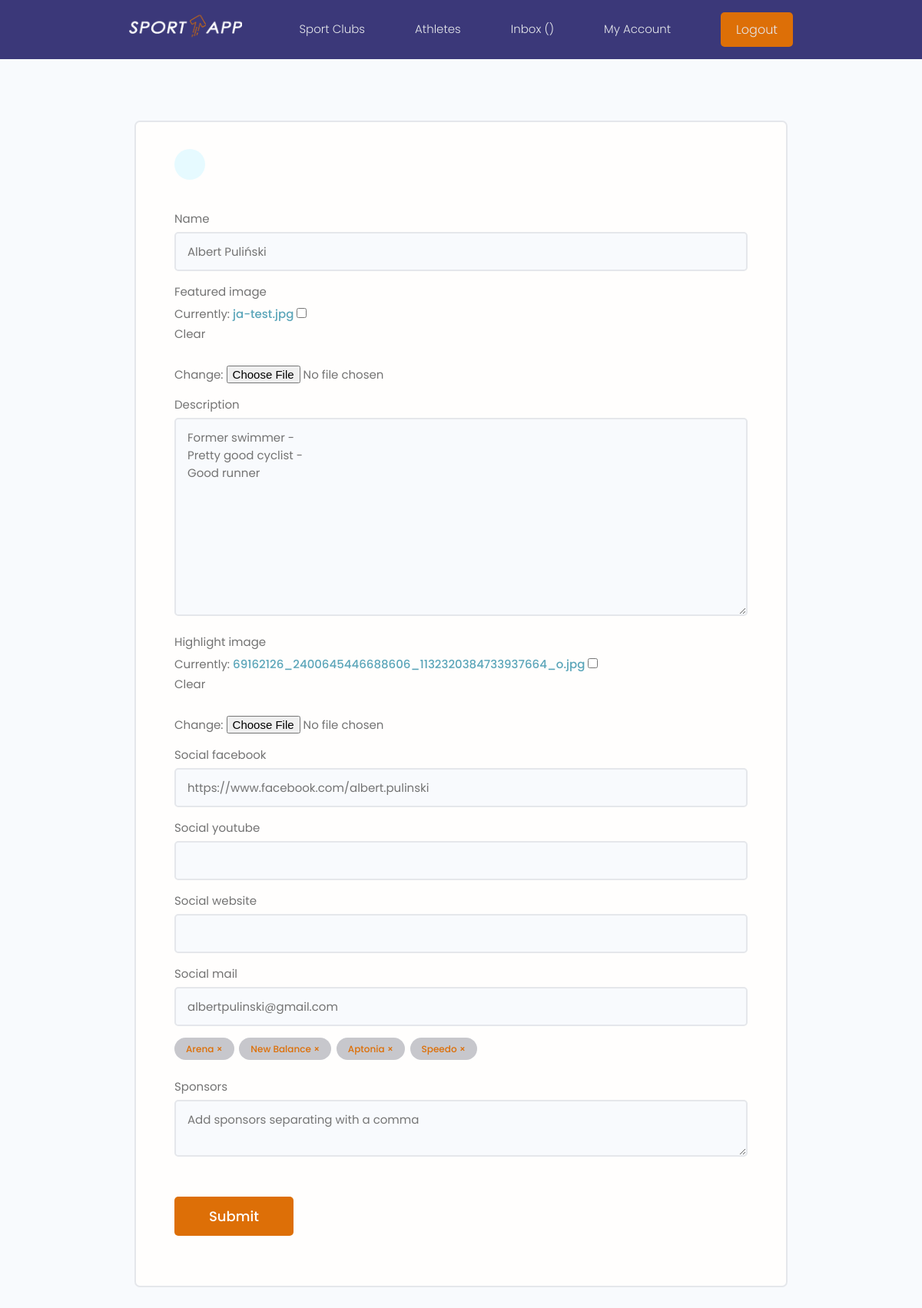
Page /athletes/update-athlete/616b9b0391244247bbc015c8776c5479/ (signed in) on the committed database.
### athletes/models.py (models this page shows, shortened)
class Athlete(models.Model):
    club = models.ForeignKey(Profile, null=True, blank=True, on_delete=models.CASCADE)
    name = models.CharField(max_length=200)
    description = models.TextField(null=True, blank=True)
    featured_image = models.ImageField(
        null=True, blank=True, default="athlete-default.png")
    highlight_image = models.ImageField(
        null=True, blank=True, default=None)
    sponsors = models.ManyToManyField('Sponsor', blank=True)
    social_facebook = models.CharField(max_length=200, blank=True, null=True)
    social_youtube = models.CharField(max_length=200, blank=True, null=True)
    social_website = models.CharField(max_length=200, blank=True, null=True)
    social_mail = models.CharField(max_length=200, blank=True, null=True)
    created = models.DateTimeField(auto_now_add=True)
    id = models.UUIDField(default=uuid.uuid4, unique=True, primary_key=True,
                        editable=False)
    class Meta:
        ordering = ['created']

class Sponsor(models.Model):
    name = models.CharField(max_length=200)
    created = models.DateTimeField(auto_now_add=True)
    id = models.UUIDField(default=uuid.uuid4, unique=True, primary_key=True,
                        editable=False)

### athletes/views.py (the view, shortened to what this page needs)
# urls.py: path('update-athlete/<str:pk>/', views.updateAthlete, name="update-athlete"),
@login_required(login_url="login")
def updateAthlete(request, pk):
    profile = request.user.profile
    athlete = profile.athlete_set.get(id=pk)
    form = AthleteForm(instance=athlete)
    context = {'form': form, 'athlete': athlete}
    return render(request, "athletes/athlete_form.html", context)

### athletes/forms.py
class AthleteForm(ModelForm):
    class Meta:
        model = Athlete
        fields = ['name', 'featured_image', 'description', 'highlight_image',
                'social_facebook', 'social_youtube', 'social_website', 'social_mail']
    def __init__(self, *args, **kwargs):
        super(AthleteForm, self).__init__(*args, **kwargs)
        for name, field in self.fields.items():
            field.widget.attrs.update({'class':'input'})

### athletes/templates/athletes/athlete_form.html (shortened to what this page needs)
{% extends 'main.html' %}
{% block content %}
    <main class="formPage my-xl">
        <div class="content-box">
            <div class="formWrapper">
                <a class="backButton" href="{% url 'account' %}"></a>
                <br>
                <form class="form" method="POST" enctype="multipart/form-data">
                    {% for field in form %}
                    <div class="form__field">
                        <label for="formInput#text">{{field.label}}</label>
                        {{field}}
                    </div>
                    {% endfor %}
                    <div class="form__field">
                        {% for sponsor in athlete.sponsors.all %}
                        <div class="athlete-sponsor sponsor sponsor--pill sponsor--main" data-sponsor="{{sponsor.id}}"
                            data-athlete="{{athlete.id}}">{{sponsor.name}} &#215;</div>
                        {% endfor %}
                    </div>
                    <div class="form__field">
                        <label for="formInput#text">Sponsors</label>
                        <textarea class="input" name="sponsors" placeholder="Add sponsors separating with a comma"></textarea>
                    </div>
                    <input class="btn btn--sub btn--lg  my-md" type="submit" value="Submit" />
                </form>
            </div>
        </div>
    </main>
{% endblock %}

### static/styles/app.css (style rules this page uses)
:root { --color-sub: #3b3879; }
.btn--sub { background-color: var(--color-sub-light); }
.content-box { width: 95%; max-width: 85rem; margin: 0 auto; }
.backButton { background: var(--color-main-light); color: var(--color-main); width: 4rem; height: 4rem; display: flex; align-items: center; justify-content: center; border-radius: 50%; }
.formPage .formWrapper { list-style: none; background: var(--color-white); padding: 3.5rem 5rem; border: 2px solid var(--color-light); border-radius: 0.7rem; }

### static/uikit/styles/modules/_variables.css (style rules this page uses)
:root { --color-main: #5aa5b9; --color-main-light: #e6faff; --color-sub: #3b3879; --color-sub-light: #dd6f07; --color-sub-lighter: #c7c7cc; --color-text: #737373; --color-gray: #8b8b8b; --color-light: #e5e7eb; --color-light-gray: #767676; --color-bg: #f8fafd; --color-white: #fffefd; --color-white-light: #f3f3f3; --color-success: #359e64; --color-success-bg: #def8e8; --color-error: #fc4b0b; --color-error-bg: #fff2ee; --font-base: 'Poppins', arial, helvetica, 'Segoe UI', roboto, ubuntu, sans-serif; --font-monospace: 'Fira Code', 'Courier New', courier, monospace; --font-regular: 300; --font-medium: 500; --font-bold: 700; --generic-shadow: 1px 1px 5px #00000010; --generic-transition: all 0.3s ease-in-out; }

### static/uikit/styles/modules/_base.css (style rules this page uses)
* { margin: 0; padding: 0; box-sizing: border-box; text-rendering: optimizeLegibility; color: inherit; font-size: inherit; list-style-type: none; }
html { font-size: 50%; }
@media only screen and (min-width: 480px) { html { font-size: 56.25%; } }
@media only screen and (min-width: 1200px) { html { font-size: 62.5%; } }
body { line-height: 1.6; font-weight: 400; font-size: 1.5rem; color: var(--color-text); background-color: var(--color-bg); min-height: 100vh; }

### static/uikit/styles/modules/_typography.css (style rules this page uses)
* { font-family: var(--font-base); }
a { padding-bottom: 2px; text-decoration: none; display: inline-block; color: var(--color-main); font-weight: var(--font-medium); }

### static/uikit/styles/modules/_utilities.css (style rules this page uses)
.my-md { margin: 3rem auto; }
.my-xl { margin: 8rem auto; }

### static/uikit/styles/modules/_button.css (style rules this page uses)
.btn { display: inline-block; position: relative; cursor: pointer; background-color: var(--color-light); font-weight: var(--font-medium); color: var(--color-sub); text-decoration: none; padding: 1rem 2rem; border-radius: 0.5rem; border: none; width: -webkit-fit-content; width: -moz-fit-content; width: fit-content; height: -webkit-fit-content; height: -moz-fit-content; height: fit-content; font-size: 1.6rem; outline-width: 0; outline-color: transparent; -webkit-backface-visibility: hidden; backface-visibility: hidden; transition: all 0.3s ease-in-out; }
.btn--sub { background-color: var(--color-sub); color: var(--color-white); }
.btn--lg { font-size: 1.8rem; padding: 1.2rem 4.5rem; }

### static/uikit/styles/modules/_form.css (style rules this page uses)
.form { display: block; }
.form__field { margin-top: 1.5rem; margin-bottom: 1.5rem; }
.form__label, .form__field > label { display: block; margin-bottom: 0.5rem; color: var(--color-text); }
input.input[type='text'], input.input[type='email'], input.input[type='password'], input.input[type='number'], textarea.input { min-width: 24rem; width: 100%; padding: 1.2rem 1.5rem; border-radius: 0.5rem; border: 2px solid var(--color-light); transition: all 0.3s ease-in-out; background-color: var(--color-bg); }

### static/uikit/styles/modules/_sponsor.css (style rules this page uses)
.sponsor { display: inline-flex; align-items: center; background-color: var(--color-sub); height: -webkit-fit-content; height: -moz-fit-content; height: fit-content; width: -webkit-fit-content; width: -moz-fit-content; width: fit-content; border-radius: 0.5rem; padding: 0.5rem 1.5rem; font-size: 1.2rem; cursor: pointer; }
.sponsor:not(:last-child) { margin-right: 0.25rem; margin-bottom: 0.75rem; }
.sponsor--pill { border-radius: 5rem; }
.sponsor--main, .sponsor--main>small { background: var(--color-sub-lighter); color: var(--color-sub-light); font-weight: 500; }

### rows in the picture
Athlete: form "Albert Puliński" "Former swimmer - Pretty good cyclist - Good runner" "https://www.facebook.com/albert.pulinski" "albertpulinski@gmail.com"
Sponsor: name "Arena"
Sponsor: name "New Balance"
Sponsor: name "Aptonia"
Sponsor: name "Speedo"

### other values in the picture
{{ field.label }} "Name" "Featured image" "Description" "Highlight image" "Social facebook" "Social youtube" "Social website" "Social mail"
